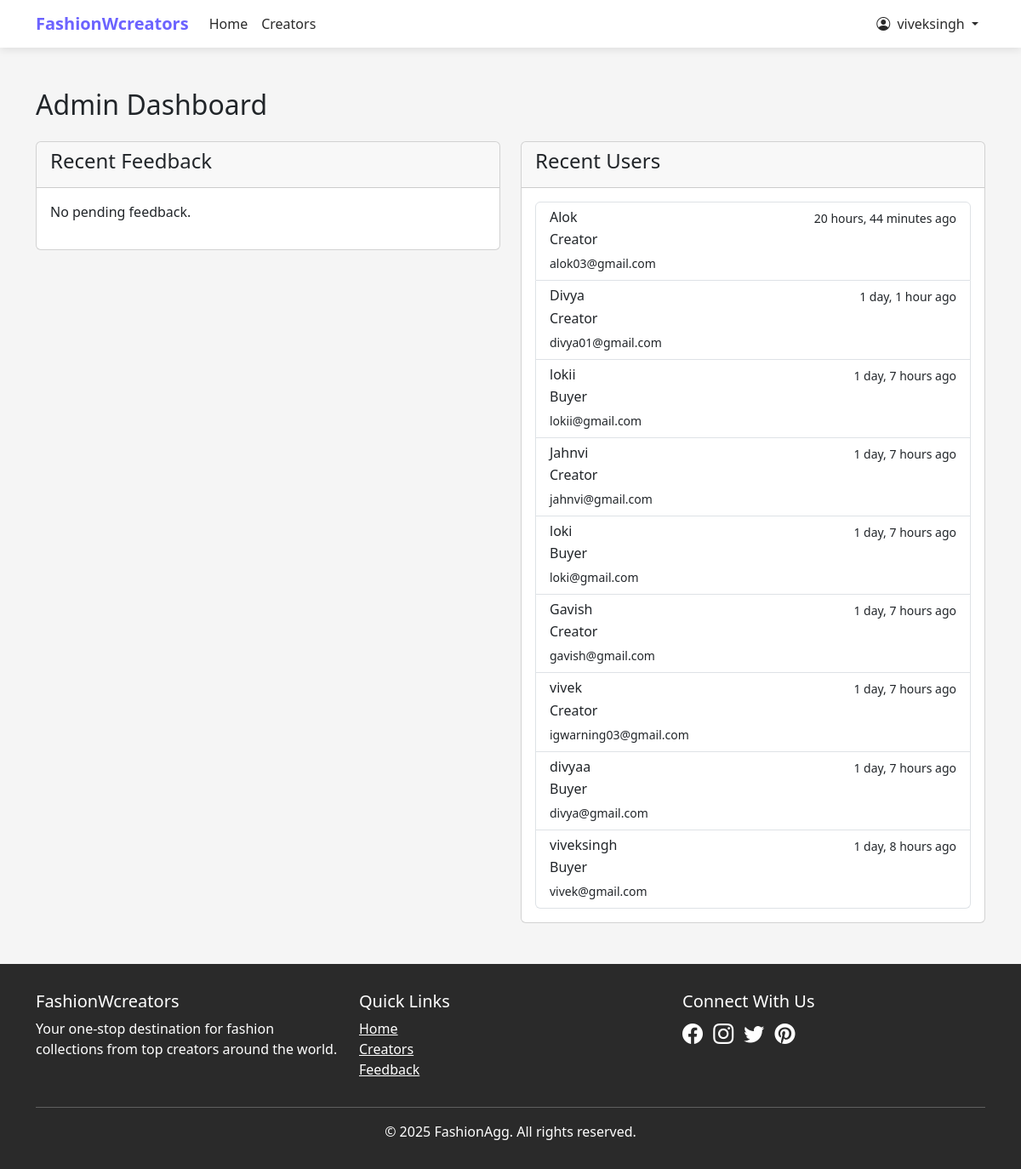
/dashboard/ (signed in), run on the app's committed database.
### aggregator/models.py (models this page shows, shortened)
class User(AbstractUser):
    CREATOR = 'creator'
    BUYER = 'buyer'
    ROLE_CHOICES = [
        (CREATOR, 'Creator'),
        (BUYER, 'Buyer'),
    ]
    role = models.CharField(max_length=10, choices=ROLE_CHOICES, default=BUYER)
    bio = models.TextField(blank=True)
    website = models.URLField(blank=True)
    profile_pic = models.ImageField(upload_to='profile_pics', blank=True)
    class Meta:
        app_label = 'aggregator'

### aggregator/views.py (the view)
# urls.py: path('dashboard/', views.dashboard, name='dashboard'),
@login_required
def dashboard(request):
    if not request.user.is_superuser:
        return redirect('home')
    feedbacks = Feedback.objects.filter(responded=False).order_by('-created_at')
    users = User.objects.all().order_by('-date_joined')
    return render(request, 'aggregator/dashboard.html', {
        'feedbacks': feedbacks,
        'users': users
    })

### aggregator/templates/aggregator/dashboard.html
{% extends 'base.html' %}
{% block content %}
<div class="container my-5">
    <h2>Admin Dashboard</h2>
    <div class="row mt-4">
        <div class="col-md-6">
            <div class="card">
                <div class="card-header">
                    <h4>Recent Feedback</h4>
                </div>
                <div class="card-body">
                    {% if feedbacks %}
                    <div class="list-group">
                        {% for feedback in feedbacks %}
                        <div class="list-group-item">
                            <div class="d-flex w-100 justify-content-between">
                                <h6 class="mb-1">{{ feedback.email }}</h6>
                                <small>{{ feedback.created_at|timesince }} ago</small>
                            </div>
                            <p class="mb-1">{{ feedback.message }}</p>
                            {% if not feedback.responded %}
                            <small><a href="#" class="text-success">Mark as responded</a></small>
                            {% endif %}
                        </div>
                        {% endfor %}
                    </div>
                    {% else %}
                    <p>No pending feedback.</p>
                    {% endif %}
                </div>
            </div>
        </div>
        <div class="col-md-6">
            <div class="card">
                <div class="card-header">
                    <h4>Recent Users</h4>
                </div>
                <div class="card-body">
                    {% if users %}
                    <div class="list-group">
                        {% for user in users %}
                        <div class="list-group-item">
                            <div class="d-flex w-100 justify-content-between">
                                <h6 class="mb-1">{{ user.username }}</h6>
                                <small>{{ user.date_joined|timesince }} ago</small>
                            </div>
                            <p class="mb-1">{{ user.get_role_display }}</p>
                            <small>{{ user.email }}</small>
                        </div>
                        {% endfor %}
                    </div>
                    {% else %}
                    <p>No users found.</p>
                    {% endif %}
                </div>
            </div>
        </div>
    </div>
</div>
{% endblock %}

### templates/base.html (shortened to what this page needs)
<!DOCTYPE html>
<html lang="en">
<head>
    <link href="https://cdn.jsdelivr.net/npm/bootstrap@5.3.0/dist/css/bootstrap.min.css" rel="stylesheet">
    <link rel="stylesheet" href="https://cdn.jsdelivr.net/npm/bootstrap-icons@1.10.0/font/bootstrap-icons.css">
</head>
<body>
    <nav class="navbar navbar-expand-lg navbar-light fixed-top">
        <div class="container">
            <a class="navbar-brand" href="{% url 'home' %}">FashionWcreators</a>
            <div class="collapse navbar-collapse" id="navbarNav">
                <ul class="navbar-nav me-auto">
                    <li class="nav-item">
                        <a class="nav-link" href="{% url 'home' %}">Home</a>
                    </li>
                    <li class="nav-item">
                        <a class="nav-link" href="{% url 'creator_list' %}">Creators</a>
                    </li>
                </ul>
                <ul class="navbar-nav">
                    {% if user.is_authenticated %}
                    <li class="nav-item dropdown">
                        <a class="nav-link dropdown-toggle" href="#" id="navbarDropdown" role="button" data-bs-toggle="dropdown" aria-expanded="false">
                            {% if user.profile_pic %}
                            <img src="{{ user.profile_pic.url }}" class="avatar me-1">
                            {% else %}
                            <i class="bi bi-person-circle me-1"></i>
                            {% endif %}
                            {{ user.username }}
                        </a>
                    </li>
                    {% endif %}
                </ul>
            </div>
        </div>
    </nav>
    <main>
        {% block content %}{% endblock %}
    </main>
    <footer class="mt-5">
        <div class="container">
            <div class="row">
                <div class="col-md-4">
                    <h5>FashionWcreators</h5>
                    <p>Your one-stop destination for fashion collections from top creators around the world.</p>
                </div>
                <div class="col-md-4">
                    <h5>Quick Links</h5>
                    <ul class="list-unstyled">
                        <li><a href="{% url 'home' %}" class="text-white">Home</a></li>
                        <li><a href="{% url 'creator_list' %}" class="text-white">Creators</a></li>
                        <li><a href="{% url 'feedback' %}" class="text-white">Feedback</a></li>
                    </ul>
                </div>
                <div class="col-md-4">
                    <h5>Connect With Us</h5>
                    <a href="#" class="text-white me-2"><i class="bi bi-facebook" style="font-size: 1.5rem;"></i></a>
                    <a href="#" class="text-white me-2"><i class="bi bi-instagram" style="font-size: 1.5rem;"></i></a>
                    <a href="#" class="text-white me-2"><i class="bi bi-twitter" style="font-size: 1.5rem;"></i></a>
                    <a href="#" class="text-white"><i class="bi bi-pinterest" style="font-size: 1.5rem;"></i></a>
                </div>
            </div>
            <hr class="bg-light">
            <div class="text-center">
                <p class="mb-0">&copy; {% now "Y" %} FashionAgg. All rights reserved.</p>
            </div>
        </div>
    </footer>
</body>
</html>

### templates/base.html (style rules this page uses)
:root { --primary-color: #6c63ff; --dark-color: #2a2a2a; --light-color: #f8f9fa; }
body { font-family: 'Segoe UI', Tahoma, Geneva, Verdana, sans-serif; padding-top: 56px; background-color: #f5f5f5; }
.navbar { box-shadow: 0 2px 10px rgba(0, 0, 0, 0.1); background-color: white !important; }
.navbar-brand { font-weight: 700; color: var(--primary-color) !important; }
.nav-link { font-weight: 500; color: var(--dark-color) !important; }
footer { background-color: var(--dark-color); color: white; padding: 2rem 0; margin-top: 3rem; }

### data on the page
User: username "viveksingh", date_joined "1 day, 8 hours", role "Buyer", email "vivek@gmail.com"
User: username "Alok", date_joined "20 hours, 44 minutes", role "Creator", email "alok03@gmail.com"
User: username "Divya", date_joined "1 day, 1 hour", role "Creator", email "divya01@gmail.com"
User: username "lokii", date_joined "1 day, 7 hours", role "Buyer", email "lokii@gmail.com"
User: username "Jahnvi", date_joined "1 day, 7 hours", role "Creator", email "jahnvi@gmail.com"
User: username "loki", date_joined "1 day, 7 hours", role "Buyer", email "loki@gmail.com"
User: username "Gavish", date_joined "1 day, 7 hours", role "Creator", email "gavish@gmail.com"
User: username "vivek", date_joined "1 day, 7 hours", role "Creator", email "igwarning03@gmail.com"
User: username "divyaa", date_joined "1 day, 7 hours", role "Buyer", email "divya@gmail.com"
